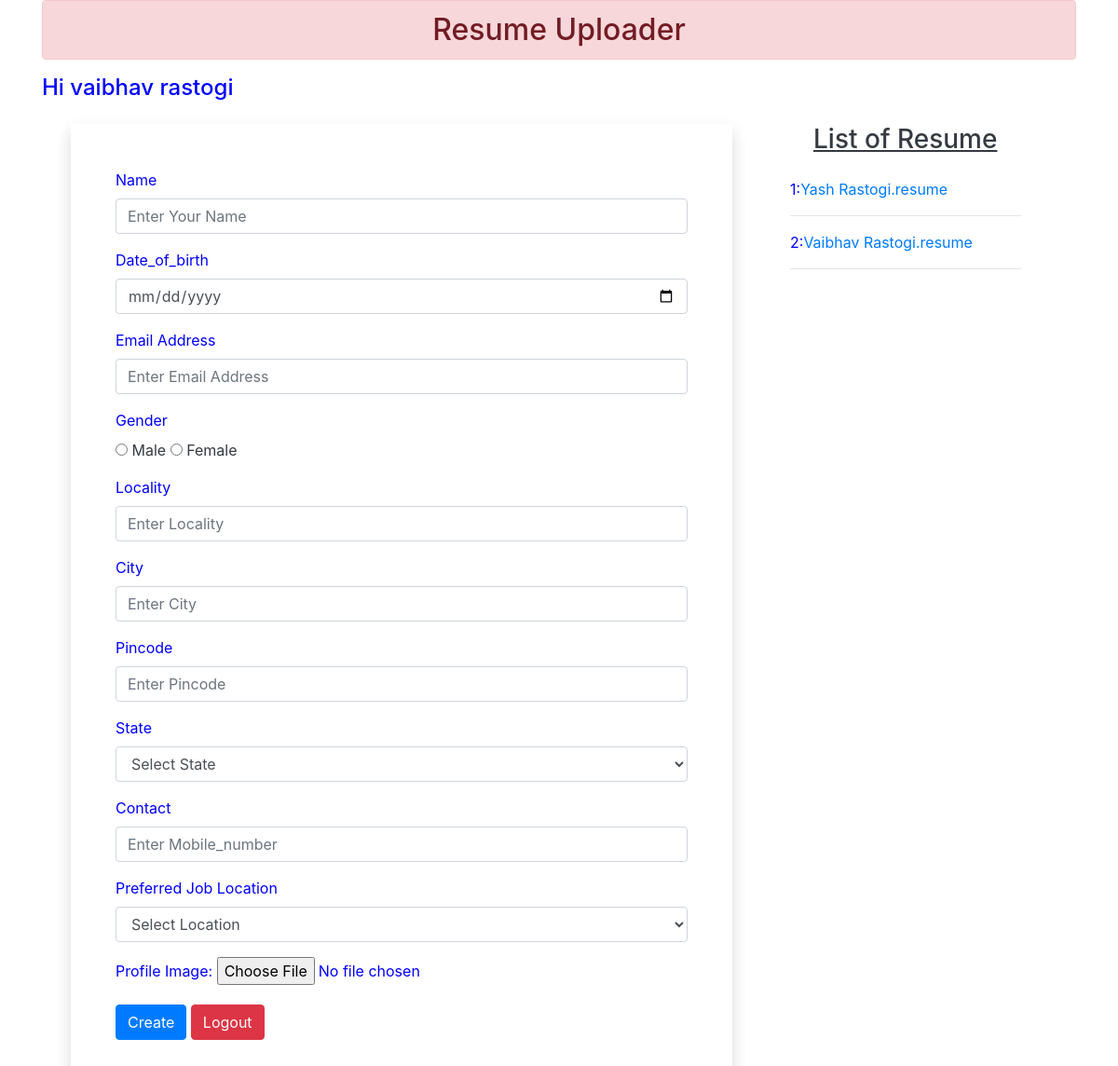
Screenshot of /ResumeForm/ (signed in) with the database file from the repository.
### VRmaker/models.py (models this page shows, shortened)
class CustomUser(AbstractBaseUser):
    email = models.EmailField(verbose_name='Email',max_length=255, unique=True,null=True,blank=True)
    first_name = models.CharField(max_length=200,null=True,blank=True)
    last_name = models.CharField(max_length=200,null=True,blank=True)
    phone_number = models.CharField(max_length=15,null=True,blank=True)
    is_active = models.BooleanField(default=True)
    is_admin = models.BooleanField(default=False)
    created_at = models.DateTimeField(auto_now_add=True)
    updated_at = models.DateTimeField(auto_now=True)
    is_superuser = models.BooleanField(default=False)
    objects = CustomUserManager()
    USERNAME_FIELD = 'email'
    EMAIL_FIELD = 'email'
    REQUIRED_FIELDS = ['first_name', 'last_name', 'phone_number']
    class Meta:
        verbose_name = 'User Setting'
        verbose_name_plural = 'User Settings'

class Filldetails(models.Model):
    name=models.CharField(max_length=100)
    dob=models.DateField(auto_now=False,auto_now_add=False)
    email=models.EmailField(max_length=100)
    gender=models.CharField(max_length=100)
    locality=models.CharField(max_length=100)
    city=models.CharField(max_length=100)
    pincode=models.IntegerField(null=True)
    state=models.CharField(max_length=100)
    contact=models.IntegerField(null=True)
    preferredJL=models.CharField(max_length=100)
    image=models.ImageField(upload_to="myimage",null=True)

### VRmaker/views.py (the view, shortened to what this page needs)
# urls.py: path('ResumeForm/',views.ResumeForm.as_view(),name='fillup'),
class ResumeForm(View):
        def get(self,request):
            if request.user.is_authenticated:
                data=Filldetails.objects.all()
                return render(request,'VRmaker/fillup.html',{'datas':data})
            return HttpResponseRedirect('/login/')

### VRmaker/templates/VRmaker/fillup.html (shortened to what this page needs)
{% extends 'VRmaker/base.html' %}
{% load static %}
{% block content %}
<div>
    <h2 class="alert alert-danger text-center">Resume Uploader</h2>
</div>
<h4>Hi {{request.user.first_name}} {{request.user.last_name}}</h4>
<div class="container">
    <div class="row">
        <div class="col-sm-8 m-3 ">
            <form action="" method="post" class=" shadow p-5" enctype="multipart/form-data">
                <div class="form-group">
                    <label>Name</label>
                    <input type="text" name="name" class="form-control" required id="exampleInputname"
                        placeholder="Enter Your Name"><b></b>
                </div>
                <div class="form-group">
                    <label>Date_of_birth</label>
                    <input type="date" name="dob" class="form-control" required id="exampleInputdate"
                        placeholder="Enter Date_of_birth"><b></b>
                </div>
                <div class="form-group">
                    <label>Email Address</label>
                    <input type="email" name="email" class="form-control" required id="exampleInputEmail1"
                        placeholder="Enter Email Address"><b></b>
                </div>
                <div class="form-group">
                    <label for="exampleInputPassword1">Gender</label><br>
                    <input type="radio" name="gender" value="male"> <span class="text-dark">Male</span>
                    <input type="radio" name="gender" value="female"> <span class="text-dark">Female</span>
                </div>
                <div class="form-group">
                    <label>Locality</label>
                    <input type="text" name="locality" class="form-control" required id="exampleInputlocality"
                        placeholder="Enter Locality"><b></b>
                </div>
                <div class="form-group">
                    <label>City</label>
                    <input type="text" name="city" class="form-control" required id="exampleInputcity"
                        placeholder="Enter City"><b></b>
                </div>
                <div class="form-group">
                    <label>Pincode</label>
                    <input type="number" name="pincode" class="form-control" required id="exampleInputpincode"
                        placeholder="Enter Pincode"><b></b>
                </div>
                <div class="form-group">
                    <label for="state">State</label>
                    <select name="state" id="state" required class="form-control">
                        <option value="SelectState">Select State</option>
                    </select><b></b>
                </div>
                <div class="form-group">
                    <label>Contact</label>
                    <input type="text" name="contact" class="form-control" required id="exampleInputcontact"
                        placeholder="Enter Mobile_number"><b></b>
                </div>
                <div class="form-group">
                    <label for="preferredJL">Preferred Job Location</label>
                    <select name="preferredJL" id="state" required class="form-control">
                        <option value="SelectState">Select Location</option>
                        <option value="Sitapur">Sitapur</option></select><b></b>
                </div>
                <div class="form-group">
                    <label for="exampleFormControlFile1">Profile Image:</label>
                    <input type="file" name="image" class="form-control-image" id="exampleFormControlimage">
                </div>
                <button type="submit" class="btn btn-primary">Create</button>
                <a href="{% url 'logout' %}" class=" btn btn-danger">Logout</a>
            </form>
        </div>
        <div class="col-sm-3 m-3">
            <h3 class="text-center text-dark mb-4"><u>List of Resume</u></h3>
            {% for data in datas %}
            {{data.id}}:<a href="{% url 'showup' data.id %}">{{data.name}}.resume</a><br>
            <hr>
            {% endfor %}
        </div>
    </div>
</div>
{% endblock %}

### VRmaker/templates/VRmaker/fillup.html (style rules this page uses)
body { background-color: white; color: blue; }

### rows the page displays
CustomUser: user.first_name "vaibhav", user.last_name "rastogi"
Filldetails: id "1", name "Yash Rastogi"
Filldetails: id "2", name "Vaibhav Rastogi"
